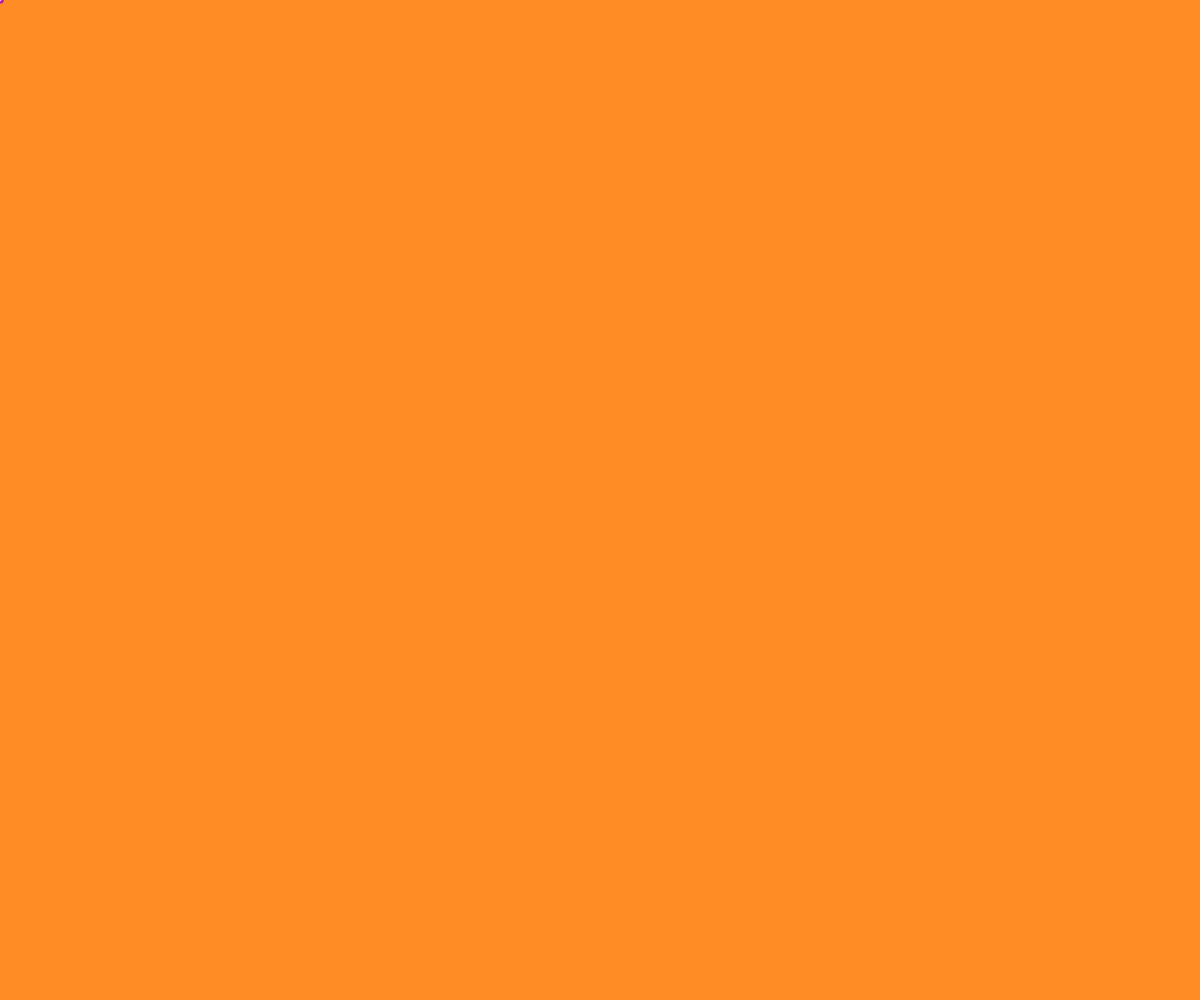
Frame 1 (no input)
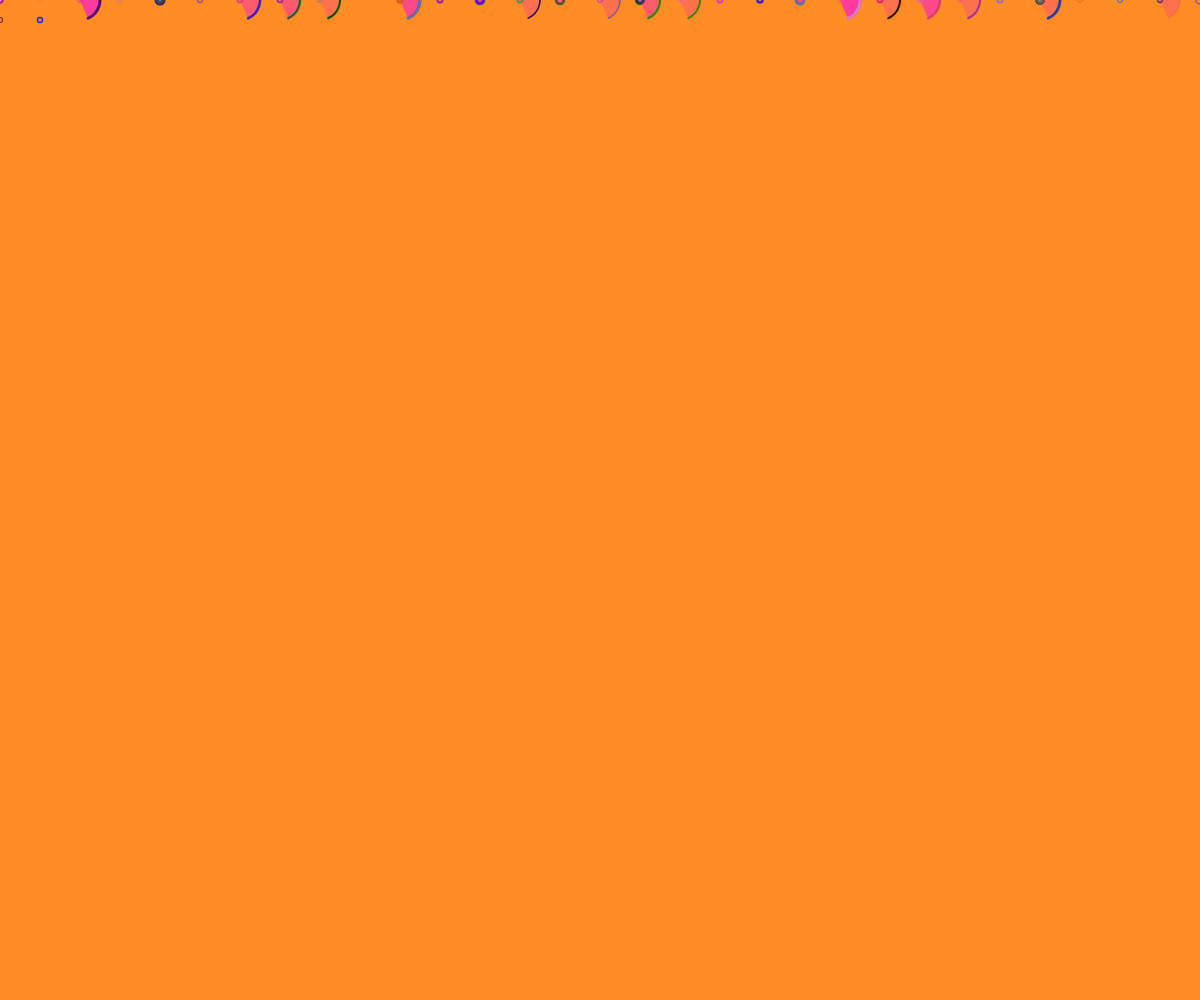
Frame 60 (no input)
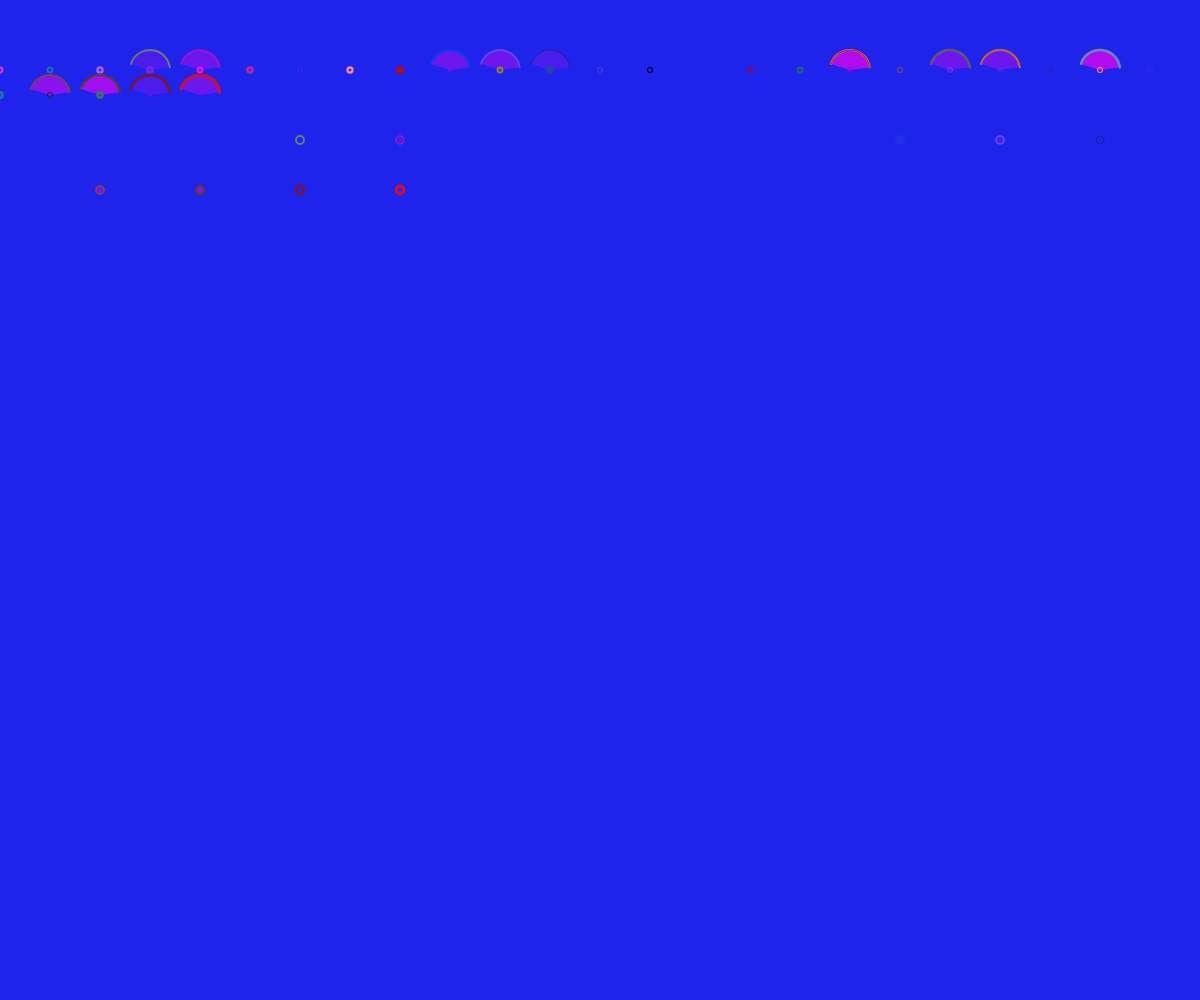
Frame 120 (the mouse pressed at the canvas centre since frame 60)

The p5.js sketch that drew these frames (run headless with seeded random() and noise() and a simulated clock; from frame 60 on, the mouse is pressed at the canvas centre):

// p5.js sketch
// ── sketch.js
//@ariannater

let x= 0;
let y= 0;
let size=20;
let sfondo=(255, 140,37);


function setup() {
  createCanvas(windowWidth, windowHeight);
   background(255, 140,37);
}

function draw() {
    strokeWeight(Math.random() * 3); 
   stroke(5,173,181 * Math.random() + 100);

  r = random(0, 255);
  g = random(0, 140);
  b = random(0, 250);
  stroke(r, g, b);
  if (x >= width) {
    y += size;
    x = 0;
  }
  if (y >= height) {
    background(r,g,b);
    y = 0;
    x = 0;
  }
  if (random(1) < 0.5) {
    circle(x, y,5,5, x + size, y * size);
    noFill();
    x += size*2;
  } else {
 circle(x*2, y*2 ,8,8, x + size, y + size);
    fill(250,0,237,50);
    x >= size;
   arc(x, y,40, 40,60, size);;
  
  }
}

//direzionelinea-testa_o_croce 
function direzione() {
  if (random(10) <= 2*x) {
    return (true); // testa
  } else {
    return (false); // croce
  }
}


//premendo il mouse cambia colore di sfondo e riparte a disegnare
//superato un determinato valore torna indietro
function mousePressed() {
  x = 0;
  y = y+50;  
  size=size+5;
  if (size>60){
    
    size=size/5;
  }
background(r,g,b);
}
